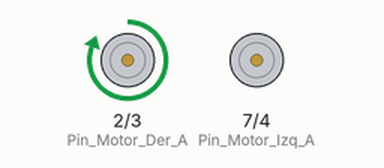
Simulated run of this sketch. Board: Arduino Uno, built with avr-gcc and run on an emulated ATmega328P. Shown: motor-driver pin pairs drawn as motors (green arrow = first pin HIGH = forward, orange = second pin HIGH = backward, longer = more drive).

Above: at 1.0 s.
At 5.0 s:
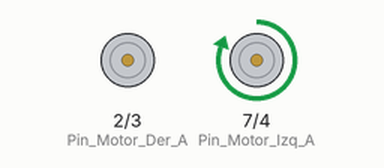
At 7.0 s:
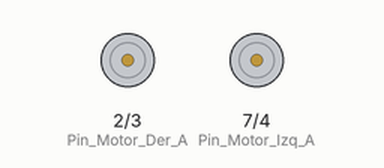
Timing chart, 0 to 10.4 s (numbered marks = the images above):
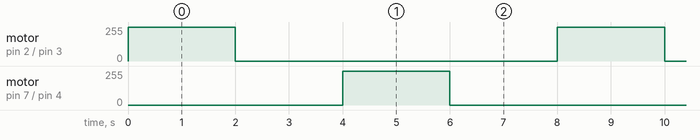

Measured:
- by itself, motor on pin 2 (Pin_Motor_Der_A) / pin 3 (Pin_Motor_Der_B), motor on pin 7 (Pin_Motor_Izq_A) / pin 4 (Pin_Motor_Izq_B): alternates forward 255/255 for 2.0 s and stopped for 6.0 s

The sketch:

Motors.ino
```cpp
//Pines de conexión del driver
int Pin_Motor_Der_A = 2;
int Pin_Motor_Der_B = 3;
int Pin_Motor_Izq_A = 7;
int Pin_Motor_Izq_B = 4;

void setup() {
  // inicializar la comunicación serial a 9600 bits por segundo:
  Serial.begin(9600);
  // configuramos los pines como salida
  pinMode(Pin_Motor_Der_A, OUTPUT);
  pinMode(Pin_Motor_Der_B, OUTPUT);
  pinMode(Pin_Motor_Izq_A, OUTPUT);
  pinMode(Pin_Motor_Izq_B, OUTPUT);
}

void loop() {
  //movemos el robot hacia delante por 2 segundos
  Mover_Izquierda();
  delay(2000);
  //movemos el motor a la derecha por 2 segundos

  Mover_Stop();
  delay(2000);

  Mover_Derecha();
  delay(2000);

  Mover_Stop();
  delay(2000);


}

void Mover_Adelante()
{
  digitalWrite (Pin_Motor_Der_A, HIGH);
  digitalWrite (Pin_Motor_Der_B, LOW);
  digitalWrite (Pin_Motor_Izq_A, HIGH);
  digitalWrite (Pin_Motor_Izq_B, LOW);
}
void Mover_Retroceso()
{
  digitalWrite (Pin_Motor_Der_A,LOW );
  digitalWrite (Pin_Motor_Der_B,HIGH );
  digitalWrite (Pin_Motor_Izq_A,LOW );
  digitalWrite (Pin_Motor_Izq_B,HIGH );
}
void Mover_Derecha()
{
  digitalWrite (Pin_Motor_Der_A,LOW );
  digitalWrite (Pin_Motor_Der_B,LOW );
  digitalWrite (Pin_Motor_Izq_A,HIGH);
  digitalWrite (Pin_Motor_Izq_B,LOW);
}
void Mover_Izquierda()
{
  digitalWrite (Pin_Motor_Der_A,HIGH);
  digitalWrite (Pin_Motor_Der_B,LOW);
  digitalWrite (Pin_Motor_Izq_A,LOW );
  digitalWrite (Pin_Motor_Izq_B,LOW );
}
void Mover_Stop()
{
  digitalWrite (Pin_Motor_Der_A, LOW);
  digitalWrite (Pin_Motor_Der_B, LOW);
  digitalWrite (Pin_Motor_Izq_A, LOW);
  digitalWrite (Pin_Motor_Izq_B, LOW);
}
```
